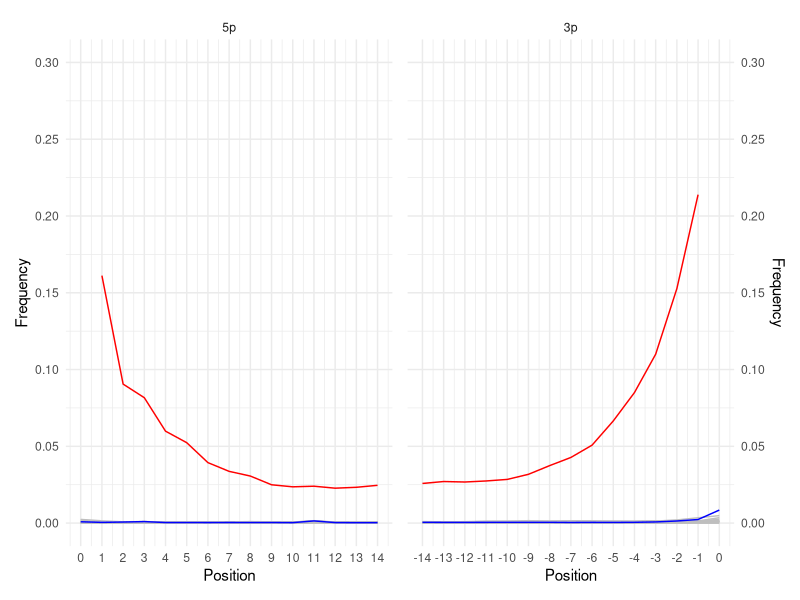

Write R code to recreate this figure.
## ---- chunk 1
#| label: fig-single-stranded-smiley
#| fig-cap: Example of a smiley plot of a double stranded DNA library. Data taken from [@Andrades_Valtuena2022-tq]. Damage data generated using [DamageProfiler](/intro.qmd) and plotted using R and tidyverse packages [@Wickham2019-ot].
#| echo: false
#| warning: false
#| error: false

library(readr)
library(tidyr)
library(dplyr)
library(ggplot2)
library(patchwork)

type_colours <- c("C>T" = "red", "G>A" = "blue", "A>C" = "grey", "A>G" = "grey", "A>T" = "grey", "C>A" = "grey", "C>G" = "grey", "G>C" = "grey", "G>T" = "grey", "T>A" = "grey", "T>C" = "grey", "T>G" = "grey", "insertion" = "grey", "deletion" = "grey")

raw_5p_single_stranded <- readr::read_tsv("assets/data/single-stranded/5p_freq_misincorporations.txt", comment = "#")
raw_3p_single_stranded <- readr::read_tsv("assets/data/single-stranded/3p_freq_misincorporations.txt", comment = "#")

pivot_longer_freqmisincorporation <- function(x, reverse, type_colours) {
    result <- x %>%
        dplyr::rename(insertion = `->ACGT`, deletion = `ACGT>-`, Position = Pos) %>%
        tidyr::pivot_longer(tidyr::contains(c(">", "insertion", "deletion")), names_to = "Mutation Type", values_to = "Frequency") %>%
        dplyr::mutate(`Mutation Type` = factor(`Mutation Type`, levels = rev(names(type_colours))))

    if (reverse) {
        result <- result %>%
            dplyr::mutate(Position = Position * -1)
    }

    result
}

plot_longer_freqmisincorporation <- function(x, reverse, type_colours) {
    result <- ggplot2::ggplot(x, aes(x = Position, y = Frequency, colour = `Mutation Type`)) +
        ggplot2::geom_line() +
        ggplot2::scale_colour_manual(values = type_colours, guide = ggplot2::guide_legend(reverse = TRUE)) +
        ggplot2::facet_wrap(~end, ncol = 2) +
        ggplot2::theme_minimal() +
        ggplot2::theme(legend.position = "none")

    if (reverse) {
        result <- result +
            ggplot2::scale_x_continuous(breaks = seq(0, -14, -1)) +
            ggplot2::scale_y_continuous(breaks = seq(0, 0.30, 0.05), position = "right", limits = c(0, 0.30))
    } else {
        result <- result +
            ggplot2::scale_x_continuous(breaks = seq(0, 14, 1)) +
            ggplot2::scale_y_continuous(breaks = seq(0, 0.30, 0.05), limits = c(0, 0.30))
    }

    result
}

long_5p_single_stranded <- pivot_longer_freqmisincorporation(raw_5p_single_stranded, reverse = FALSE, type_colours = type_colours) %>% mutate(end = "5p")
long_3p_single_stranded <- pivot_longer_freqmisincorporation(raw_3p_single_stranded, reverse = TRUE, type_colours = type_colours) %>% mutate(end = "3p")

smiley_5p_single_stranded <- plot_longer_freqmisincorporation(long_5p_single_stranded, reverse = FALSE, type_colours)
smiley_3p_single_stranded <- plot_longer_freqmisincorporation(long_3p_single_stranded, reverse = TRUE, type_colours)


smiley_5p_single_stranded + smiley_3p_single_stranded

